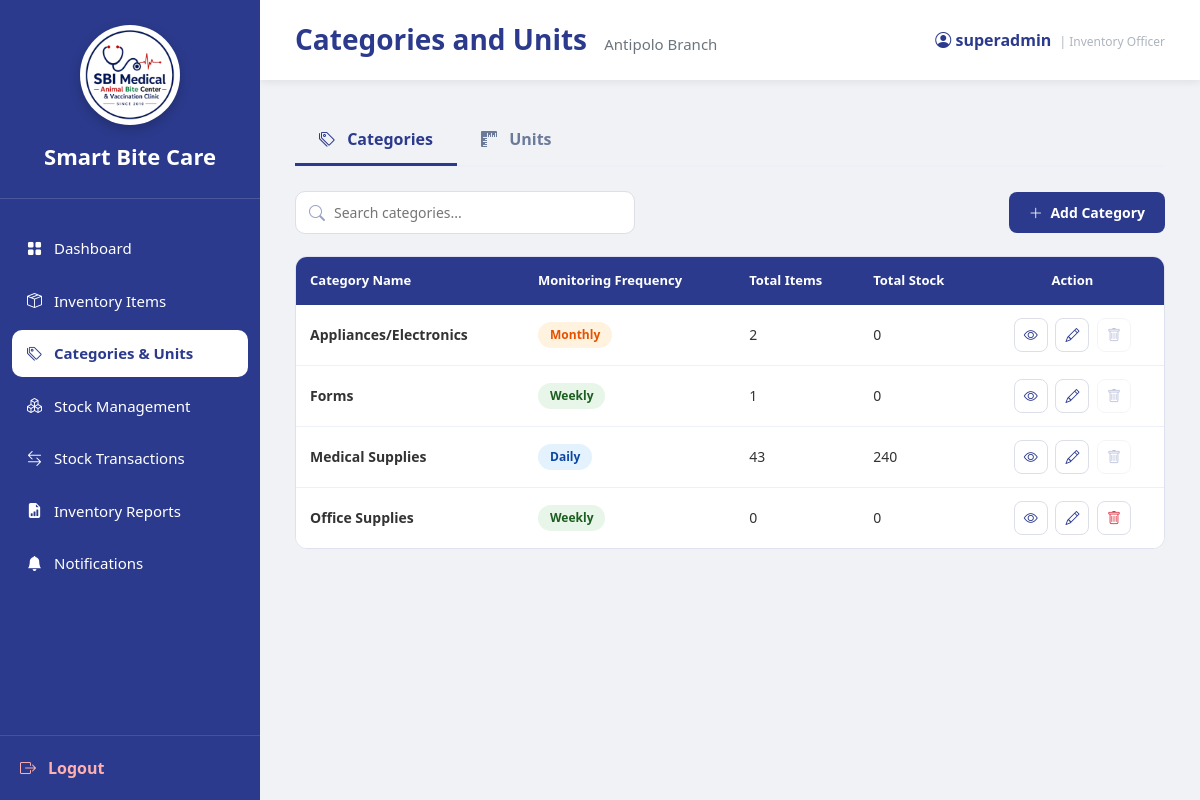
Screenshot of /InventoryOfficer_Categories.php (signed in) with the database file from the repository.
### tables this page shows
CREATE TABLE `users` (
  `user_id` int(11) NOT NULL,
  `branch_id` varchar(10) DEFAULT NULL,
  `role_id` int(11) NOT NULL,
  `username` varchar(100) NOT NULL,
  `email` varchar(255) NOT NULL,
  `password` varchar(255) NOT NULL,
  `status` enum('Active','Inactive') DEFAULT 'Active',
  `created_at` timestamp NOT NULL DEFAULT current_timestamp(),
  `last_login` datetime DEFAULT NULL
);

CREATE TABLE `branches` (
  `branch_id` varchar(10) NOT NULL,
  `branch_name` varchar(150) NOT NULL,
  `branch_address` text DEFAULT NULL,
  `contact_number` varchar(30) DEFAULT NULL,
  `email` varchar(150) DEFAULT NULL,
  `status` enum('Active','Inactive') DEFAULT 'Active',
  `created_at` timestamp NOT NULL DEFAULT current_timestamp()
);

CREATE TABLE `inventory_categories` (
  `category_id` int(11) NOT NULL,
  `category_name` varchar(150) NOT NULL,
  `monitoring_frequency` enum('Daily','Weekly','Monthly') DEFAULT NULL
);

### InventoryOfficer_Categories.php (the view, shortened to what this page needs)
<?php
require_once 'sources/db_connect.php';
function h($value)
{
    return htmlspecialchars(
        (string)$value,
        ENT_QUOTES,
        'UTF-8'
    );
}
$user_id =
    (int)$_SESSION['user_id'];
$username =
    'Inventory Officer';
$branch_id =
    null;
$branch_name =
    'Unknown Branch';
$user_sql = "
    SELECT
        u.username,
        u.branch_id,
        b.branch_name
    FROM users u
    LEFT JOIN branches b
        ON u.branch_id = b.branch_id
    WHERE u.user_id = ?
    LIMIT 1
";
$user_stmt =
    $conn->prepare($user_sql);
$user_stmt->bind_param(
    "i",
    $user_id
);
$user_stmt->execute();
$user_result =
    $user_stmt->get_result();
if (
    $user_row =
    $user_result->fetch_assoc()
) {
    $username =
        !empty($user_row['username'])
        ? $user_row['username']
        : 'Inventory Officer';
    $branch_id =
        $user_row['branch_id']
        ?? null;
    $branch_name =
        !empty($user_row['branch_name'])
        ? $user_row['branch_name']
        : 'Unknown Branch';
}
$active_tab =
    $_GET['tab']
    ?? 'categories';
$categories = [];
if (!empty($branch_id)) {
    $cat_sql = "
        SELECT
            c.category_id,
            c.category_name,
            c.monitoring_frequency,
            COUNT(
                DISTINCT i.item_id
            ) AS item_count,
            COALESCE(
                SUM(stock.total_quantity),
                0
            ) AS total_stock
        FROM inventory_categories c
        LEFT JOIN inventory_items i
            ON c.category_id = i.category_id
        LEFT JOIN
        (
            SELECT
                item_id,
                SUM(quantity_available)
                    AS total_quantity
            FROM inventory_stocks
            WHERE branch_id = ?
            GROUP BY item_id
        ) stock
            ON i.item_id = stock.item_id
        GROUP BY
            c.category_id,
            c.category_name,
            c.monitoring_frequency
        ORDER BY
            c.category_name ASC
    ";
    $cat_stmt =
        $conn->prepare($cat_sql);
    if ($cat_stmt) {
        $cat_stmt->bind_param(
            "s",
            $branch_id
        );
        $cat_stmt->execute();
        $cat_result =
            $cat_stmt->get_result();
        while (
            $row =
            $cat_result->fetch_assoc()
        ) {
            $row['item_count'] =
                (int)$row['item_count'];
            $row['total_stock'] =
                (int)$row['total_stock'];
            $categories[] =
                $row;
        }
    }
}
?>
<!DOCTYPE html>
<html lang="en">
<head>
    <link
        href="https://cdn.jsdelivr.net/npm/bootstrap@5.3.3/dist/css/bootstrap.min.css"
        rel="stylesheet"
    >
    <link
        rel="stylesheet"
        href="https://cdn.jsdelivr.net/npm/bootstrap-icons@1.11.3/font/bootstrap-icons.min.css"
    >
    <link
        rel="stylesheet"
        href="sidebar.css"
    >
</head>
<body>
<div class="sidebar">
    <div class="logo-area">
        <div class="logo-frame">
            <img
                src="logo.png"
                alt="Smart Bite Care Logo"
                class="logo"
            >
        </div>
        <div class="system-name">
            Smart Bite Care
        </div>
    </div>
    <nav class="nav-menu">
        <ul>
            <li>
                <a href="InventoryOfficer_Dashboard.php">
                    <i class="bi bi-grid-fill"></i>
                    <span>
                        Dashboard
                    </span>
                </a>
            </li>
            <li>
                <a href="InventoryOfficer_InventoryItems.php">
                    <i class="bi bi-box-seam"></i>
                    <span>
                        Inventory Items
                    </span>
                </a>
            </li>
            <li>
                <a
                    class="active"
                    href="InventoryOfficer_Categories.php"
                >
                    <i class="bi bi-tags"></i>
                    <span>
                        Categories & Units
                    </span>
                </a>
            </li>
            <li>
                <a href="InventoryOfficer_StockManagement.php">
                    <i class="bi bi-boxes"></i>
                    <span>
                        Stock Management
                    </span>
                </a>
            </li>
            <li>
                <a href="InventoryOfficer_StockTransactions.php">
                    <i class="bi bi-arrow-left-right"></i>
                    <span>
                        Stock Transactions
                    </span>
                </a>
            </li>
            <li>
                <a href="InventoryOfficer_Reports.php">
                    <i class="bi bi-file-earmark-bar-graph-fill"></i>
                    <span>
                        Inventory Reports
                    </span>
                </a>
            </li>
            <li>
                <a href="InventoryOfficer_Notifications.php">
                    <i class="bi bi-bell-fill"></i>
                    <span>
                        Notifications
                    </span>
                </a>
            </li>
        </ul>
    </nav>
    <div class="logout">
        <a href="logout.php">
            <i class="bi bi-box-arrow-right"></i>
            <span>
                Logout
            </span>
        </a>
    </div>
</div>
<div class="main">
    <div class="topbar">
        <h3>
            Categories and Units
            <small>
                <?php echo h($branch_name); ?>
            </small>
        </h3>
        <div class="profile">
            <i class="bi bi-person-circle"></i>
            <?php echo h($username); ?>
            <span
                style="
                    font-size:12px;
                    color:#adb5bd;
                    font-weight:400;
                    margin-left:4px;
                "
            >
                | Inventory Officer
            </span>
        </div>
    </div>
    <div class="page-body">
        <ul
            class="nav nav-tabs nav-tabs-custom"
            role="tablist"
        >
            <li
                class="nav-item"
                role="presentation"
            >
                <a
                    class="nav-link <?php
                    echo $active_tab === 'categories'
                        ? 'active'
                        : '';
                    ?>"
                    href="?tab=categories"
                    role="tab"
                >
                    <i class="bi bi-tags me-2"></i>
                    Categories
                </a>
            </li>
            <li
                class="nav-item"
                role="presentation"
            >
                <a
                    class="nav-link <?php
                    echo $active_tab === 'units'
                        ? 'active'
                        : '';
                    ?>"
                    href="?tab=units"
                    role="tab"
                >
                    <i class="bi bi-rulers me-2"></i>
                    Units
                </a>
            </li>
        </ul>
        <?php if ($active_tab === 'categories'): ?>
            <div class="tab-content">
                <div class="toolbar">
                    <div class="search-box">
                        <i class="bi bi-search"></i>
                        <input
                            type="text"
                            id="searchCategories"
                            placeholder="Search categories..."
                            onkeyup="
                                filterTable(
                                    'categoriesTable',
                                    'searchCategories'
                                )
                            "
                        >
                    </div>
                    <button
                        class="btn-custom"
                        data-bs-toggle="modal"
                        data-bs-target="#addCategoryModal"
                    >
                        <i class="bi bi-plus-lg me-1"></i>
                        Add Category
                    </button>
                </div>
                <div class="table-wrap">
                    <table
                        class="table data-table"
                        id="categoriesTable"
                    >
                        <thead>
                            <tr>
                                <th>
                                    Category Name
                                </th>
                                <th>
                                    Monitoring Frequency
                                </th>
                                <th>
                                    Total Items
                                </th>
                                <th>
                                    Total Stock
                                </th>
                                <th class="text-center">
                                    Action
                                </th>
                            </tr>
                        </thead>
                        <tbody>
                        <?php if (!empty($categories)): ?>
                            <?php foreach ($categories as $category): ?>
                                <?php
                                $freq_class =
                                    'badge-monthly';
                                if (
                                    $category['monitoring_frequency']
                                    === 'Daily'
                                ) {
                                    $freq_class =
                                        'badge-daily';
                                } elseif (
                                    $category['monitoring_frequency']
                                    === 'Weekly'
                                ) {
                                    $freq_class =
                                        'badge-weekly';
                                }
                                ?>
                                <tr>
                                    <td>
                                        <strong>
                                            <?php
                                            echo h(
                                                $category['category_name']
                                            );
                                            ?>
                                        </strong>
                                    </td>
                                    <td>
                                        <span
                                            class="badge-frequency <?php
                                            echo h($freq_class);
                                            ?>"
                                        >
                                            <?php
                                            echo h(
                                                $category['monitoring_frequency']
                                            );
                                            ?>
                                        </span>
                                    </td>
                                    <td>
                                        <?php
                                        echo (int)$category['item_count'];
                                        ?>
                                    </td>
                                    <td>
                                        <?php
                                        echo (int)$category['total_stock'];
                                        ?>
                                    </td>
                                    <td class="text-center">
                                        <a
                                            href="?tab=categories&view_category_id=<?php
                                            echo (int)$category['category_id'];
                                            ?>"
                                            class="action-btn"
                                            title="View"
                                        >
                                            <i class="bi bi-eye"></i>
                                        </a>
                                        <a
                                            href="?tab=categories&edit_category_id=<?php
                                            echo (int)$category['category_id'];
                                            ?>"
                                            class="action-btn"
                                            title="Edit"
                                        >
                                            <i class="bi bi-pencil"></i>
                                        </a>
                                        <?php if ((int)$category['item_count'] === 0): ?>
                                            <form
                                                method="POST"
                                                action="<?php echo h($_SERVER['PHP_SELF']); ?>"
                                                style="display:inline;"
                                                onsubmit="
                                                    return confirm(
                                                        'Are you sure you want to delete this category?'
                                                    );
                                                "
                                            >
                                                <button
                                                    type="submit"
                                                    class="action-btn text-danger"
                                                    title="Delete"
                                                >
                                                    <i class="bi bi-trash"></i>
                                                </button>
                                            </form>
                                        <?php else: ?>
                                            <span
                                                class="action-btn disabled"
                                                title="Cannot delete - category has items"
                                            >
                                                <i class="bi bi-trash"></i>
                                            </span>
                                        <?php endif; ?>
                                    </td>
                                </tr>
                            <?php endforeach; ?>
                        <?php endif; ?>
                        </tbody>
                    </table>
                </div>
            </div>
        <?php endif; ?>
    </div>
</div>
</body>
</html>

### rows the page displays
users: branch.branch_name "Antipolo Branch", username "superadmin"
inventory_categories: category_name "Appliances/Electronics", monitoring_frequency "Monthly", item_count "2", total_stock "0"
inventory_categories: category_name "Forms", monitoring_frequency "Weekly", item_count "1", total_stock "0"
inventory_categories: category_name "Medical Supplies", monitoring_frequency "Daily", item_count "43", total_stock "240"
inventory_categories: category_name "Office Supplies", monitoring_frequency "Weekly", item_count "0", total_stock "0"
